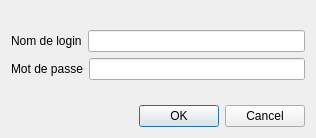
<?xml version="1.0" encoding="UTF-8"?>
<ui version="4.0">
 <class>DialogLogin</class>
 <widget class="QDialog" name="DialogLogin">
  <property name="geometry">
   <rect>
    <x>0</x>
    <y>0</y>
    <width>316</width>
    <height>138</height>
   </rect>
  </property>
  <property name="windowTitle">
   <string>Connexion à la BDD</string>
  </property>
  <property name="windowIcon">
   <iconset>
    <normalon>:/images/connexion.png</normalon>
   </iconset>
  </property>
  <layout class="QGridLayout" name="gridLayout">
   <item row="2" column="0">
    <widget class="QDialogButtonBox" name="buttonBox">
     <property name="orientation">
      <enum>Qt::Horizontal</enum>
     </property>
     <property name="standardButtons">
      <set>QDialogButtonBox::Cancel|QDialogButtonBox::Ok</set>
     </property>
    </widget>
   </item>
   <item row="1" column="0">
    <spacer name="verticalSpacer">
     <property name="orientation">
      <enum>Qt::Vertical</enum>
     </property>
     <property name="sizeHint" stdset="0">
      <size>
       <width>20</width>
       <height>40</height>
      </size>
     </property>
    </spacer>
   </item>
   <item row="0" column="0">
    <layout class="QVBoxLayout" name="verticalLayout">
     <item>
      <spacer name="verticalSpacer_2">
       <property name="orientation">
        <enum>Qt::Vertical</enum>
       </property>
       <property name="sizeHint" stdset="0">
        <size>
         <width>20</width>
         <height>40</height>
        </size>
       </property>
      </spacer>
     </item>
     <item>
      <layout class="QHBoxLayout" name="horizontalLayout">
       <item>
        <widget class="QLabel" name="label">
         <property name="text">
          <string>Nom de login</string>
         </property>
        </widget>
       </item>
       <item>
        <widget class="QLineEdit" name="lineEditUser"/>
       </item>
      </layout>
     </item>
     <item>
      <layout class="QHBoxLayout" name="horizontalLayout_2">
       <item>
        <widget class="QLabel" name="label_2">
         <property name="text">
          <string>Mot de passe</string>
         </property>
        </widget>
       </item>
       <item>
        <widget class="QLineEdit" name="lineEditPassword">
         <property name="echoMode">
          <enum>QLineEdit::Password</enum>
         </property>
        </widget>
       </item>
      </layout>
     </item>
    </layout>
   </item>
  </layout>
 </widget>
 <resources/>
 <connections>
  <connection>
   <sender>buttonBox</sender>
   <signal>accepted()</signal>
   <receiver>DialogLogin</receiver>
   <slot>accept()</slot>
   <hints>
    <hint type="sourcelabel">
     <x>248</x>
     <y>254</y>
    </hint>
    <hint type="destinationlabel">
     <x>157</x>
     <y>274</y>
    </hint>
   </hints>
  </connection>
  <connection>
   <sender>buttonBox</sender>
   <signal>rejected()</signal>
   <receiver>DialogLogin</receiver>
   <slot>reject()</slot>
   <hints>
    <hint type="sourcelabel">
     <x>316</x>
     <y>260</y>
    </hint>
    <hint type="destinationlabel">
     <x>286</x>
     <y>274</y>
    </hint>
   </hints>
  </connection>
 </connections>
</ui>
